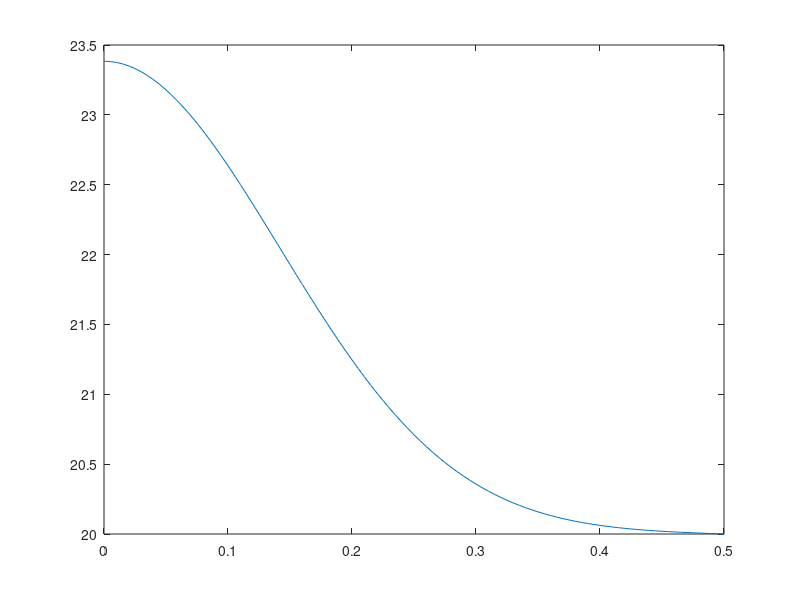
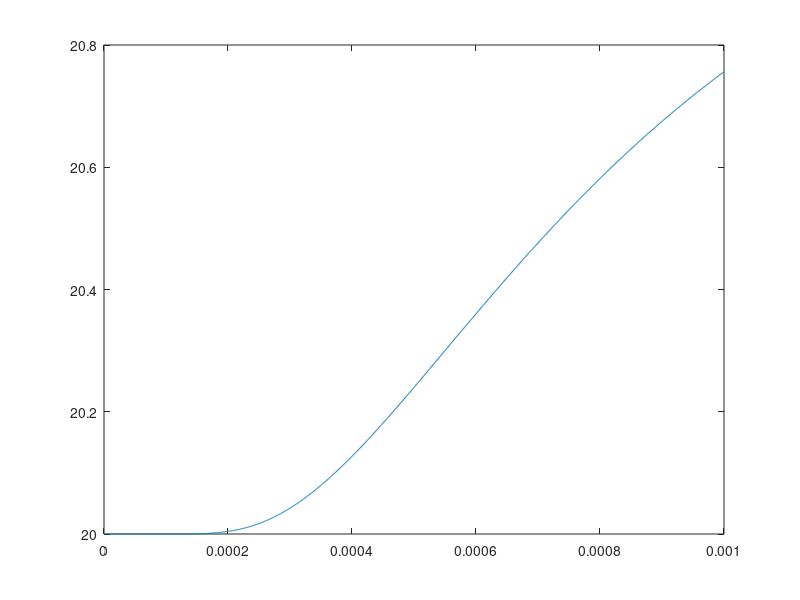

Source code (MATLAB) for these figures, in order: (Note: this script raises an error after producing the figures.)
function HeatLeftPeak_Explicit2
    % Parametri fisici
    eta = 0.3; L = 0.5; kappa = 10; % Delta x, Delta t
    N = 101; x = linspace(0.0,L,N);
    dx = x(2)-x(1); 
    dt = (eta*dx^2)/kappa; 
    % Impulso di calore iniziale
    T0     = 20; DeltaT = 80;
    T      = ones(N,1)*T0;
    T(1:2) = T(1:2) + DeltaT;
    % Evoluzione
    t = 0; tend = 1e-3; 
    k = 0;
    %Vettori per stampa T(t) a x fissato 
    T_x_fix = [];
    t_var = [];
    
    while t<tend
       plot(x,T);
       T(N)   = T0;
       T_left = T(2);
       pippo = T(1)+eta*(T(2)+T_left-2*T(1));
       % Metodo esplicito
       T(2:N-1)=T(2:N-1)+eta*(T(3:N)+T(1:N-2)-2*T(2:N-1));
       % Salvataggio t e T (per un punto della sbarra) e loro disegno
       drawnow; % cercare parametri per rendere piu' o meno lenta la visualizzazione
       t_var(end+1)=t;
       T_x_fix(end+1)=T(50);%con T(50) valore di T a ~meta' sbarra
       T(1)=pippo;
       t = t+dt;
    end
    
    hold off;
    figure;
    plot(t_var,T_x_fix);
    drawnow;
    hold off;
    
    for i=1:10:length(t_var)
     fprintf(fileID, '%f %f\n',t_var(i),T_x_fix(i));
    end
    fclose(fileID);
   
end
